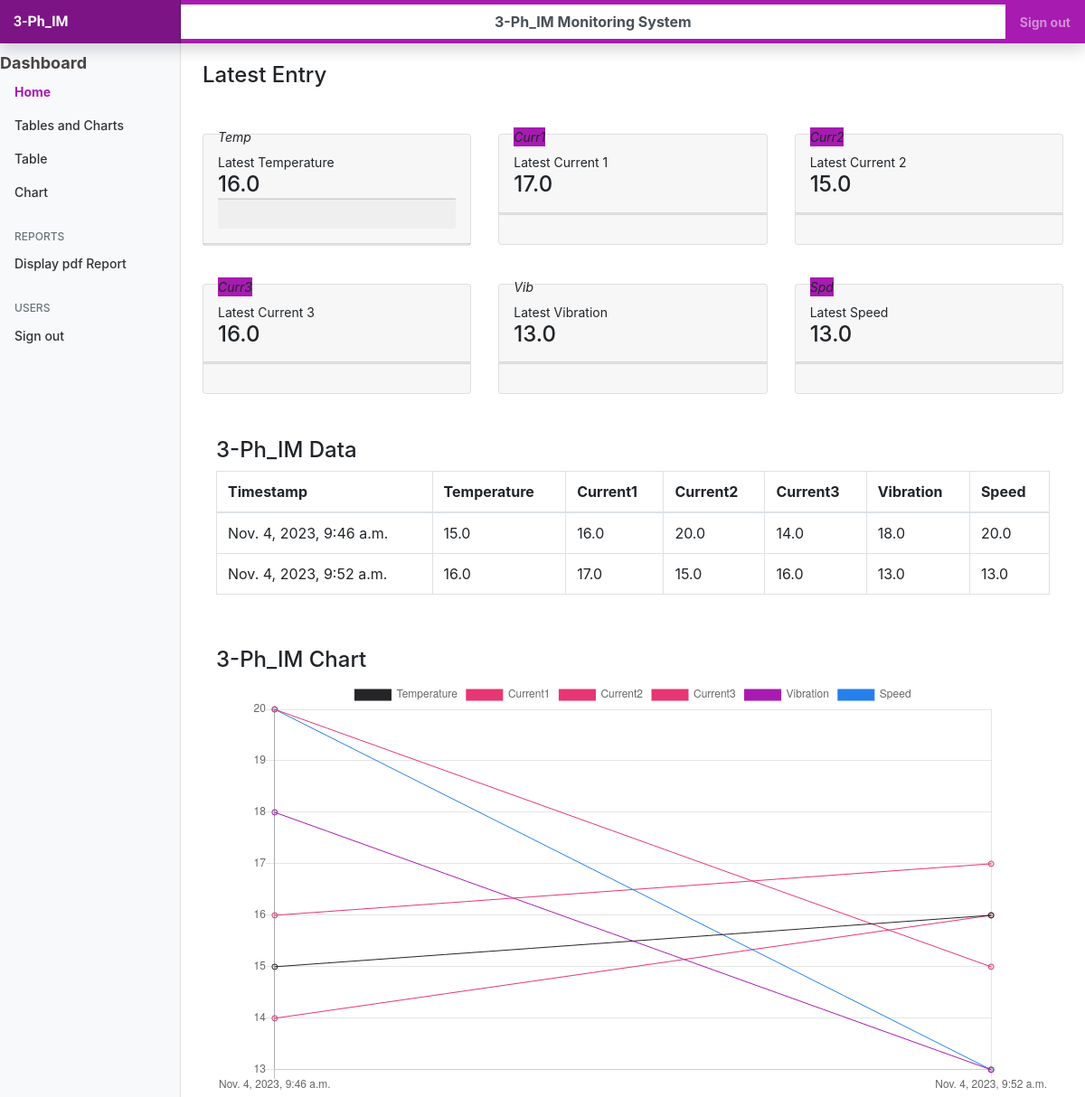
The app's page / (signed in) with its own data.
### health_app/models.py (models this page shows, shortened)
class HealthData(models.Model):
    timestamp = models.DateTimeField()
    temperature = models.FloatField(null=True)
    current1 = models.FloatField(null=True)
    current2 = models.FloatField(null=True)
    current3 = models.FloatField(null=True)
    vibration = models.FloatField(null=True)
    speed = models.FloatField(null=True)

### health_app/views.py (the view)
# urls.py: path('', views.display_chart_data, name='display_chart_data'),
@login_required
def display_chart_data(request):
    health_data = HealthData.objects.all()
    return render(request, 'health_app/chart_data_view.html', {'health_data': health_data})

### templates/health_app/chart_data_view.html (shortened to what this page needs)
{% extends 'base.html' %}
{% block content %}
<br>
<h4 id="latest_entry">Latest Entry</h4>
<br><br>
<div class="row">
  <div class="col-xl-4 col-sm-6 mb-xl-0 mb-4">
    <div class="card">
      <div class="card-header p-3 pt-2">
        <div class="icon icon-lg icon-shape bg-gradient-dark shadow-dark text-center border-radius-xl mt-n4 position-absolute">
          <i class="material-icons opacity-10">Temp</i>
        </div>
        <div class="text-end pt-1">
          <p class="text-sm mb-0 text-capitalize">Latest Temperature</p>
          <h4 class="mb-0" id="latest_temp"></h4>
        </div>
        <hr class="dark horizontal my-0">
        <div class="card-footer p-3">
        </div>
      </div>
      <hr class="dark horizontal my-0">
    </div>
  </div>
  <div class="col-xl-4 col-sm-6 mb-xl-0 mb-4">
    <div class="card">
      <div class="card-header p-3 pt-2">
        <div class="icon icon-lg icon-shape  shadow-primary text-center border-radius-xl mt-n4 position-absolute" style="background-color: rgb(167,27,177)
        ;">
          <i class="material-icons opacity-10">Curr1</i>
        </div>
        <div class="text-end pt-1">
          <p class="text-sm mb-0 text-capitalize">Latest Current 1</p>
          <h4 class="mb-0" id="latest_curr1"></h4>
        </div>
      </div>
      <hr class="dark horizontal my-0">
      <div class="card-footer p-3">
      </div>
    </div>
  </div>
  <div class="col-xl-4 col-sm-6 mb-xl-0 mb-4">
    <div class="card">
      <div class="card-header p-3 pt-2">
        <div class="icon icon-lg icon-shape  bg-gradient-dark shadow-dark text-center border-radius-xl mt-n4 position-absolute" style="background-color: rgb(167,27,177)
        ;">
          <i class="material-icons opacity-10">Curr2</i>
        </div>
        <div class="text-end pt-1">
          <p class="text-sm mb-0 text-capitalize">Latest Current 2</p>
          <h4 class="mb-0" id="latest_curr2"></h4>
        </div>
      </div>
      <hr class="dark horizontal my-0">
      <div class="card-footer p-3">
      </div>
    </div>
  </div>
</div>
<br><br>
<div class="row">
  <div class="col-xl-4 col-sm-6">
    <div class="card">
      <div class="card-header p-3 pt-2">
        <div class="icon icon-lg icon-shape shadow-info text-center border-radius-xl mt-n4 position-absolute" style="background-color: rgb(167,27,177)
        ;">
          <i class="material-icons opacity-10">Curr3</i>
        </div>
        <div class="text-end pt-1">
          <p class="text-sm mb-0 text-capitalize">Latest Current 3</p>
          <h4 class="mb-0" id="latest_curr3"></h4>
        </div>
      </div>
      <hr class="dark horizontal my-0">
      <div class="card-footer p-3">
      </div>
    </div>
  </div>
  <div class="col-xl-4 col-sm-6 mb-xl-0 mb-4">
    <div class="card">
      <div class="card-header p-3 pt-2">
        <div class="icon icon-lg icon-shape bg-gradient-dark shadow-dark text-center border-radius-xl mt-n4 position-absolute">
          <i class="material-icons opacity-10">Vib</i>
        </div>
        <div class="text-end pt-1">
          <p class="text-sm mb-0 text-capitalize">Latest Vibration</p>
          <h4 class="mb-0" id="latest_vib"></h4>
        </div>
      </div>
      <hr class="dark horizontal my-0">
      <div class="card-footer p-3">
      </div>
    </div>
  </div>
  <div class="col-xl-4 col-sm-6">
    <div class="card">
      <div class="card-header p-3 pt-2">
        <div class="icon icon-lg icon-shape shadow-info text-center border-radius-xl mt-n4 position-absolute" style="background-color: rgb(167,27,177)
        ;">
          <i class="material-icons opacity-10">Spd</i>
        </div>
        <div class="text-end pt-1">
          <p class="text-sm mb-0 text-capitalize">Latest Speed</p>
          <h4 class="mb-0" id="latest_spd"></h4>
        </div>
      </div>
      <hr class="dark horizontal my-0">
      <div class="card-footer p-3">
      </div>
    </div>
  </div>
</div>
<div class="container mt-5">
    <h4 id="health_data">3-Ph_IM Data</h4>
    <table class="table table-bordered">
        <thead>
            <tr>
                <th>Timestamp</th>
                <th>Temperature</th>
                <th>Current1</th>
                <th>Current2</th>
                <th>Current3</th>
                <th>Vibration</th>
                <th>Speed</th>
            </tr>
        </thead>
        <tbody>
            {% for entry in health_data %}
                <tr>
                    <td>{{ entry.timestamp }}</td>
                    <td>{{ entry.temperature }}</td>
                    <td>{{ entry.current1 }}</td>
                    <td>{{ entry.current2 }}</td>
                    <td>{{ entry.current3 }}</td>
                    <td>{{ entry.vibration }}</td>
                    <td>{{ entry.speed }}</td>
                </tr>
            {% endfor %}
        </tbody>
    </table><br><br>
    <h4 id="health_chart">3-Ph_IM Chart</h4>
    <canvas id="healthChart" width="600" height="300"></canvas>
    <script>
        document.addEventListener('DOMContentLoaded', function () {
            var ctx = document.getElementById('healthChart').getContext('2d');
            var data = {
                labels: [{% for entry in health_data %}'{{ entry.timestamp }}',{% endfor %}],
                datasets: [
                    {
                        label: 'Temperature',
                        data: [{% for entry in health_data %}{{ entry.temperature }},{% endfor %}],
                        borderColor: 'rgb(37,37,39)',
                        borderWidth: 1,
                        fill: false
                    },
                    {
                        label: 'Current1',
                        data: [{% for entry in health_data %}{{ entry.current1 }},{% endfor %}],
                        borderColor: 'rgb(230,54,115)',
                        borderWidth: 1,
                        fill: false
                    },
                    {
                        label: 'Current2',
                        data: [{% for entry in health_data %}{{ entry.current2 }},{% endfor %}],
                        borderColor: 'rgb(230,54,115)',
                        borderWidth: 1,
                        fill: false
                    },
                    {
                        label: 'Current3',
                        data: [{% for entry in health_data %}{{ entry.current3 }},{% endfor %}],
                        borderColor: 'rgb(230,54,115)',
                        borderWidth: 1,
                        fill: false
                    },
                    {
                        label: 'Vibration',
                        data: [{% for entry in health_data %}{{ entry.vibration }},{% endfor %}],
                        borderColor: 'rgb(167, 27, 177)',
                        borderWidth: 1,
                        fill: false
                    },
                    {
                        label: 'Speed',
                        data: [{% for entry in health_data %}{{ entry.speed }},{% endfor %}],
                        borderColor: 'rgb(38,127,234)',
                        borderWidth: 1,
                        fill: false
                    }
                ]
            };
            var options = {
                scales: {
                    x: {
                        type: 'time',
                        time: {
                            unit: 'day'
                        }
                    },
                    y: {
                        beginAtZero: true
                    }
                }
            };
            var chart = new Chart(ctx, {
                type: 'line',
                data: data,
                options: options
            });
        });
    </script>
</div>
{% endblock %}

### static/css/dashboard.css (style rules this page uses)
body { font-size: .875rem; }

### records on screen
HealthData: timestamp "Nov. 4, 2023, 9:46 a.m.", temperature "15.0", current1 "16.0", current2 "20.0", current3 "14.0", vibration "18.0", speed "20.0"
HealthData: timestamp "Nov. 4, 2023, 9:52 a.m.", temperature "16.0", current1 "17.0", current2 "15.0", current3 "16.0", vibration "13.0", speed "13.0"

### other values on screen
chart data {{ entry.temperature }} 15.0, 16.0
chart data {{ entry.current1 }} 16.0, 17.0
chart data {{ entry.current2 }} 20.0, 15.0
